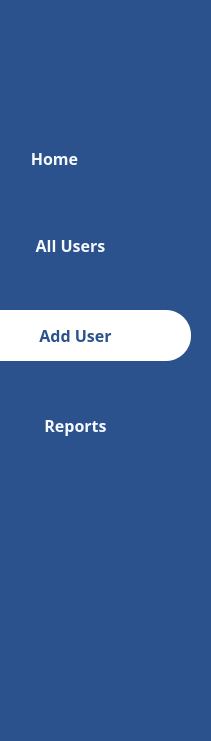
     <widget class="QFrame" name="userProfileBlueMenuBarAP">
      <property name="geometry">
       <rect>
        <x>0</x>
        <y>-100</y>
        <width>211</width>
        <height>741</height>
       </rect>
      </property>
      <property name="styleSheet">
       <string notr="true"> background: #2B528C;
border-radius: 105px;</string>
      </property>
      <property name="frameShape">
       <enum>QFrame::StyledPanel</enum>
      </property>
      <property name="frameShadow">
       <enum>QFrame::Raised</enum>
      </property>
      <widget class="QPushButton" name="pbHomeAP">
       <property name="geometry">
        <rect>
         <x>-81</x>
         <y>133</y>
         <width>271</width>
         <height>51</height>
        </rect>
       </property>
       <property name="font">
        <font>
         <family>Arial Rounded MT Bold</family>
         <pointsize>-1</pointsize>
         <weight>62</weight>
         <bold>true</bold>
        </font>
       </property>
       <property name="styleSheet">
        <string notr="true">QPushButton{
background: #2B528C;
font-weight: 500;
border-radius: 25px;
color:  rgba(248, 251, 255, 0.99);
border-color: rgba(104, 160, 229, 0.33);
font-size: 16px; 
}
QPushButton:hover
{
font-size: 18px;
}</string>
       </property>
       <property name="text">
        <string>Home</string>
       </property>
      </widget>
      <widget class="QPushButton" name="pbAllUsersAP">
       <property name="geometry">
        <rect>
         <x>-50</x>
         <y>220</y>
         <width>241</width>
         <height>51</height>
        </rect>
       </property>
       <property name="font">
        <font>
         <family>Arial Rounded MT Bold</family>
         <pointsize>-1</pointsize>
         <weight>62</weight>
         <bold>true</bold>
        </font>
       </property>
       <property name="styleSheet">
        <string notr="true">QPushButton{
background: #2B528C;
font-weight: 500;
border-radius: 25px;
color:  rgba(248, 251, 255, 0.99);
border-color: rgba(104, 160, 229, 0.33);
font-size: 16px; 
}
QPushButton:hover
{
font-size: 18px;
}</string>
       </property>
       <property name="text">
        <string>All Users</string>
       </property>
      </widget>
      <widget class="QPushButton" name="pbAddUserAP">
       <property name="geometry">
        <rect>
         <x>-40</x>
         <y>310</y>
         <width>231</width>
         <height>51</height>
        </rect>
       </property>
       <property name="font">
        <font>
         <family>Arial Rounded MT Bold</family>
         <pointsize>-1</pointsize>
         <weight>62</weight>
         <bold>true</bold>
        </font>
       </property>
       <property name="styleSheet">
        <string notr="true">QPushButton{
color: #2B528C;
font-weight: 500;
border-radius: 25px;
background:  white;
font-size: 16px; 
}
QPushButton:hover
{
font-size: 17px;

}</string>
       </property>
       <property name="text">
        <string>Add User</string>
       </property>
      </widget>
      <widget class="QPushButton" name="pbReportsAP">
       <property name="geometry">
        <rect>
         <x>-40</x>
         <y>400</y>
         <width>231</width>
         <height>51</height>
        </rect>
       </property>
       <property name="font">
        <font>
         <family>Arial Rounded MT Bold</family>
         <pointsize>-1</pointsize>
         <weight>62</weight>
         <bold>true</bold>
        </font>
       </property>
       <property name="styleSheet">
        <string notr="true">QPushButton{
background: #2B528C;
font-weight: 500;
border-radius: 25px;
color:  rgba(248, 251, 255, 0.99);
border-color: rgba(104, 160, 229, 0.33);
font-size: 16px; 
}
QPushButton:hover
{
font-size: 18px;
}</string>
       </property>
       <property name="text">
        <string>Reports</string>
       </property>
      </widget>
     </widget>
